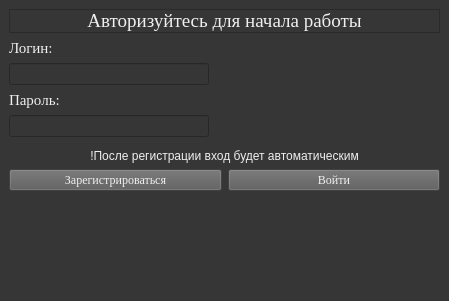
<?xml version="1.0" encoding="UTF-8"?>
<ui version="4.0">
 <class>Authorization</class>
 <widget class="QMainWindow" name="Authorization">
  <property name="geometry">
   <rect>
    <x>0</x>
    <y>0</y>
    <width>449</width>
    <height>301</height>
   </rect>
  </property>
  <property name="sizePolicy">
   <sizepolicy hsizetype="Fixed" vsizetype="Fixed">
    <horstretch>0</horstretch>
    <verstretch>0</verstretch>
   </sizepolicy>
  </property>
  <property name="windowTitle">
   <string>Authorization</string>
  </property>
  <property name="styleSheet">
   <string notr="true">background-color: rgb(54, 54, 54)</string>
  </property>
  <widget class="QWidget" name="formLayoutWidget">
   <property name="geometry">
    <rect>
     <x>30</x>
     <y>30</y>
     <width>391</width>
     <height>219</height>
    </rect>
   </property>
   <layout class="QFormLayout" name="formLayout">
    <property name="labelAlignment">
     <set>Qt::AlignCenter</set>
    </property>
    <property name="formAlignment">
     <set>Qt::AlignRight|Qt::AlignTop|Qt::AlignTrailing</set>
    </property>
    <item row="0" column="0" colspan="2">
     <widget class="QLabel" name="label_3">
      <property name="sizePolicy">
       <sizepolicy hsizetype="Preferred" vsizetype="Preferred">
        <horstretch>0</horstretch>
        <verstretch>0</verstretch>
       </sizepolicy>
      </property>
      <property name="font">
       <font>
        <family>Georgia</family>
        <pointsize>14</pointsize>
        <weight>50</weight>
        <italic>false</italic>
        <bold>false</bold>
       </font>
      </property>
      <property name="styleSheet">
       <string notr="true">color: rgb(239, 239, 239)</string>
      </property>
      <property name="frameShape">
       <enum>QFrame::StyledPanel</enum>
      </property>
      <property name="text">
       <string>Авторизуйтесь для начала работы</string>
      </property>
      <property name="textFormat">
       <enum>Qt::AutoText</enum>
      </property>
      <property name="alignment">
       <set>Qt::AlignCenter</set>
      </property>
      <property name="wordWrap">
       <bool>false</bool>
      </property>
     </widget>
    </item>
    <item row="5" column="0">
     <layout class="QVBoxLayout" name="verticalLayout"/>
    </item>
    <item row="11" column="0" colspan="2">
     <widget class="QLabel" name="label_4">
      <property name="styleSheet">
       <string notr="true">color: rgb(239, 239, 239)</string>
      </property>
      <property name="text">
       <string>!После регистрации вход будет автоматическим</string>
      </property>
      <property name="alignment">
       <set>Qt::AlignCenter</set>
      </property>
      <property name="wordWrap">
       <bool>false</bool>
      </property>
     </widget>
    </item>
    <item row="1" column="0">
     <widget class="QLabel" name="label">
      <property name="font">
       <font>
        <family>Georgia</family>
        <pointsize>11</pointsize>
       </font>
      </property>
      <property name="styleSheet">
       <string notr="true">color: rgb(239, 239, 239)</string>
      </property>
      <property name="text">
       <string>Логин:</string>
      </property>
      <property name="alignment">
       <set>Qt::AlignBottom|Qt::AlignLeading|Qt::AlignLeft</set>
      </property>
     </widget>
    </item>
    <item row="3" column="0">
     <widget class="QLabel" name="label_2">
      <property name="font">
       <font>
        <family>Georgia</family>
        <pointsize>11</pointsize>
       </font>
      </property>
      <property name="styleSheet">
       <string notr="true">color: rgb(239, 239, 239)</string>
      </property>
      <property name="text">
       <string>Пароль:</string>
      </property>
      <property name="alignment">
       <set>Qt::AlignBottom|Qt::AlignLeading|Qt::AlignLeft</set>
      </property>
     </widget>
    </item>
    <item row="4" column="0" colspan="2">
     <widget class="QLineEdit" name="Password">
      <property name="maximumSize">
       <size>
        <width>200</width>
        <height>16777215</height>
       </size>
      </property>
      <property name="styleSheet">
       <string notr="true">color: rgb(239, 239, 239)</string>
      </property>
     </widget>
    </item>
    <item row="2" column="0" colspan="2">
     <widget class="QLineEdit" name="Login">
      <property name="maximumSize">
       <size>
        <width>200</width>
        <height>16777215</height>
       </size>
      </property>
      <property name="styleSheet">
       <string notr="true">color: rgb(239, 239, 239)</string>
      </property>
     </widget>
    </item>
    <item row="12" column="0" colspan="2">
     <layout class="QHBoxLayout" name="horizontalLayout">
      <item>
       <widget class="QPushButton" name="verify">
        <property name="font">
         <font>
          <family>Georgia</family>
         </font>
        </property>
        <property name="styleSheet">
         <string notr="true">color: rgb(239, 239, 239);
background-color: rgb(91, 91, 91);</string>
        </property>
        <property name="text">
         <string>Зарегистрироваться</string>
        </property>
       </widget>
      </item>
      <item>
       <widget class="QPushButton" name="log_in">
        <property name="font">
         <font>
          <family>Georgia</family>
         </font>
        </property>
        <property name="toolTip">
         <string>Если не случился автоматический вход</string>
        </property>
        <property name="statusTip">
         <string/>
        </property>
        <property name="styleSheet">
         <string notr="true">color: rgb(239, 239, 239);
background-color: rgb(91, 91, 91);</string>
        </property>
        <property name="text">
         <string>Войти</string>
        </property>
       </widget>
      </item>
     </layout>
    </item>
   </layout>
  </widget>
 </widget>
 <resources/>
 <connections/>
</ui>
